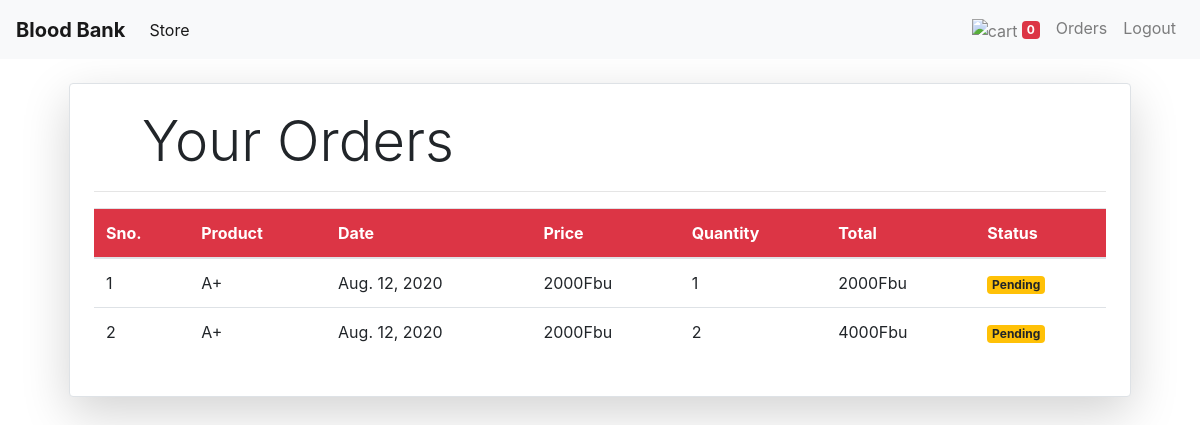
Screenshot of /orders (signed in) with the database file from the repository.
### store/models/orders.py (models this page shows, shortened)
class Order(models.Model):
    product = models.ForeignKey(Product,
                                on_delete=models.CASCADE)
    customer = models.ForeignKey(Customer,
                                 on_delete=models.CASCADE)
    quantity = models.IntegerField(default=1)
    price = models.IntegerField()
    address = models.CharField(max_length=50, default='', blank=True)
    phone = models.CharField(max_length=50, default='', blank=True)
    date = models.DateField(default=datetime.datetime.today)
    status = models.BooleanField(default=False)
    @staticmethod
    def get_orders_by_customer(customer_id):
        return Order.objects.filter(customer=customer_id).order_by('-date')

### store/models/product.py (models this page shows, shortened)
class Product(models.Model):
    name = models.CharField(max_length=40)
    price = models.DecimalField(max_digits=20, decimal_places=2)
    category = models.ForeignKey(Category, on_delete= models.CASCADE, default=1)

### store/views/orders.py (the view)
# urls.py: path('orders', OrderView.as_view(), name = 'orders'),
class OrderView(View):
    def get(self , request ):
        customer = request.session.get('customer')
        orders = Order.get_orders_by_customer(customer)
        print(orders)
        return render(request , 'orders.html'  , {'orders' : orders})

### store/templatetags/custom_filter.py (called while the page is built)
@register.filter(name='currency')
def currency(number):
    return str(number) + "Fbu"

@register.filter(name='multiply')
def multiply(number , number1):
    return number * number1

### store/templates/orders.html
{% extends 'base.html' %}
{% block content %}
{% load cart %}
{% load custom_filter %}
<div class="container">
   <div class="border rounded p-4 m-4 shadow-lg p-3 mb-5 bg-white rounded">
        <p class="display-4 pl-4 ml-4 ">Your Orders</p>
        <hr>
        <table class="table">
            <thead class="bg-danger text-white">
                <tr>
                    <th>Sno.</th>
                    <th>Product</th>
                    <th>Date</th>
                    <th>Price</th>
                    <th>Quantity</th>
                    <th>Total</th>
                    <th>Status</th>
                </tr>
            </thead>
            <tbody>
                {% for order in orders %}
                <tr>
                    <td>{{forloop.counter}}</td>
                    <td>{{order.product.name}}</td>
                    <td>{{order.date}}</td>
                    <td>{{order.price|currency}}</td>
                    <td>{{order.quantity}}</td>
                    <td>{{order.quantity|multiply:order.price|currency}}</td>
                    {% if order.status %}
                    <td><small class="badge badge-success">Completed</small></td>
                    {%else%}
                    <td><small class="badge badge-warning">Pending</small></td>
                    {% endif %}
                </tr>
                {% endfor %}
            </tbody>
        </table>
   </div>
</div>
{% endblock %}

### rows the page displays
Order: product.name "A+", date "Aug. 12, 2020", price "2000Fbu", quantity "1", quantity|multiply "2000Fbu", status "Pending"
Order: product.name "A+", date "Aug. 12, 2020", price "2000Fbu", quantity "2", quantity|multiply "4000Fbu", status "Pending"

### other values shown
{{ request.session.cart.keys|length }} "0"
